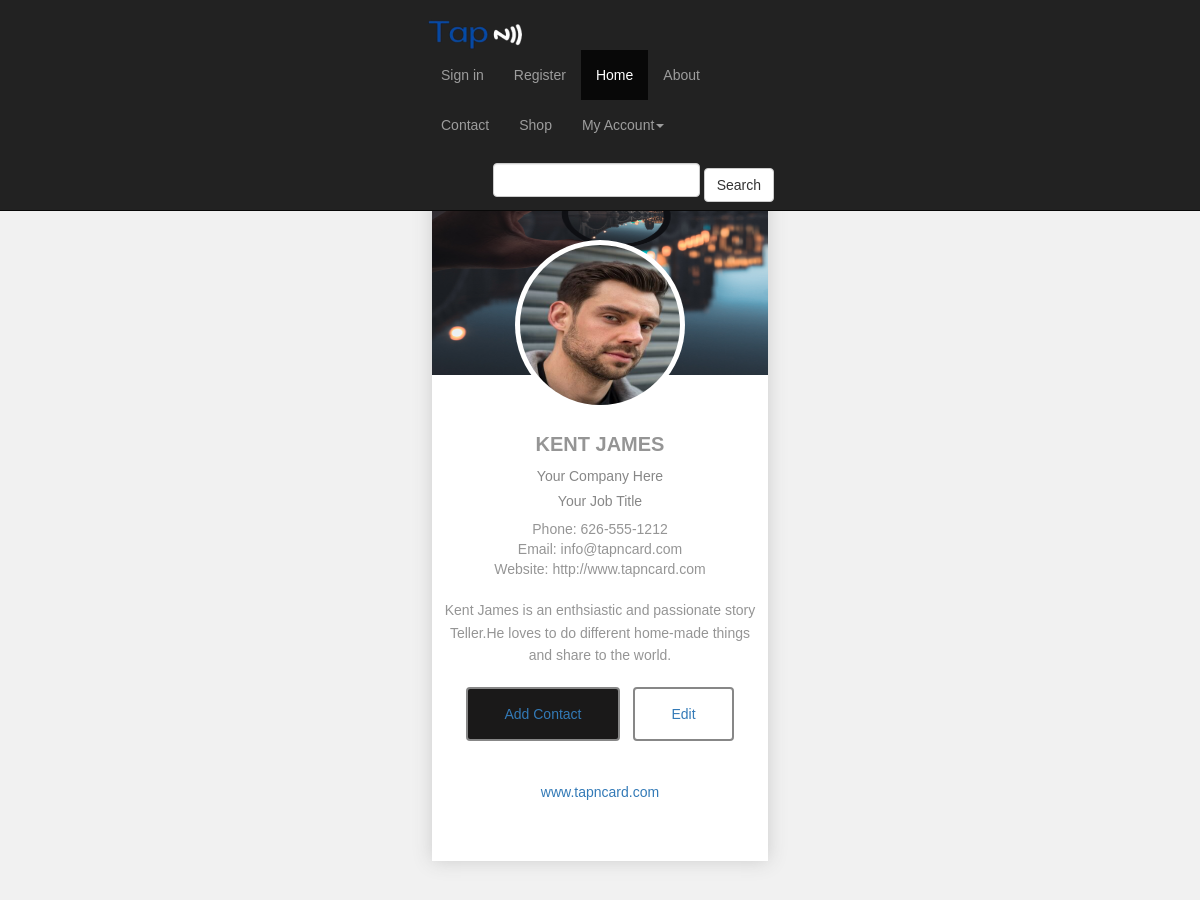
/profile/1 (upper part), run on an earlier commit of the app's database.
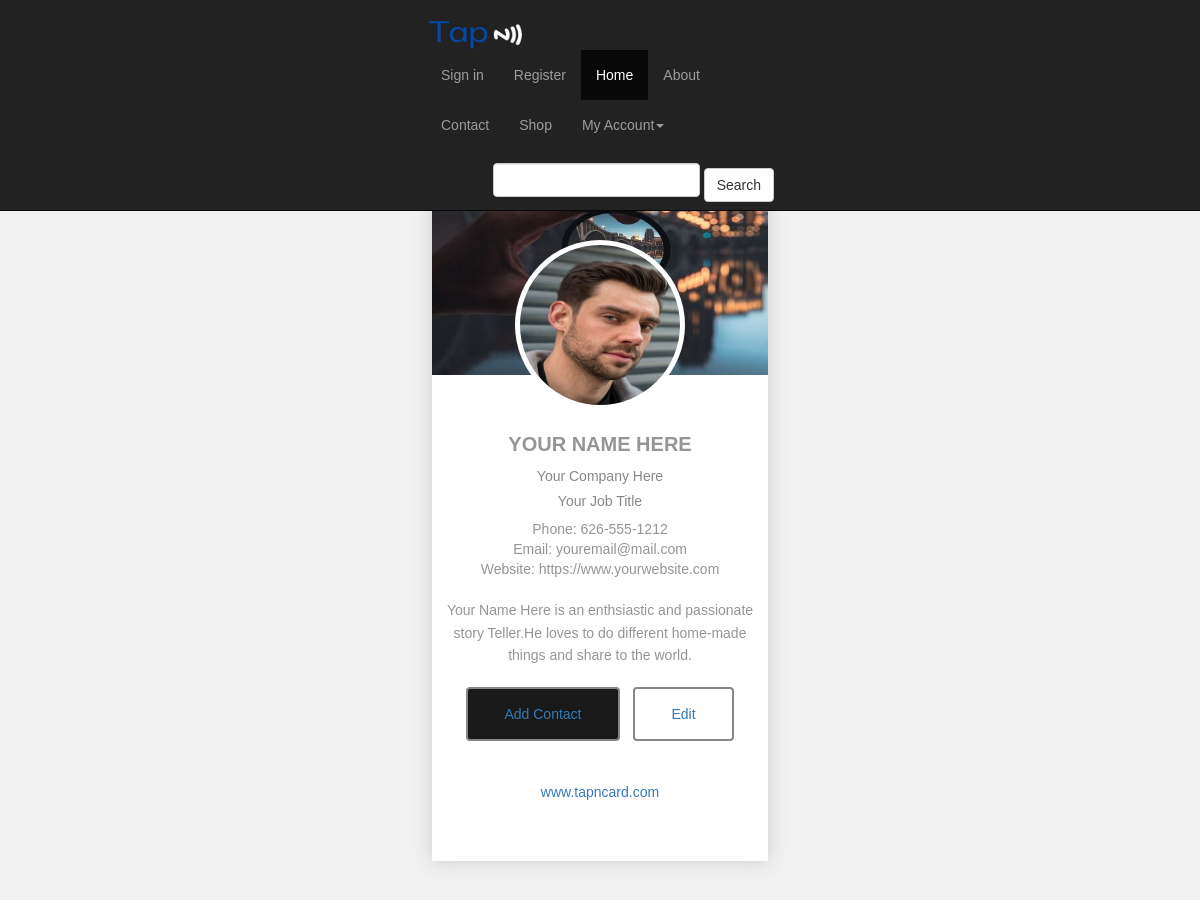
And on a later commit of the database.
### main/models.py (models this page shows, shortened)
class Post(models.Model):
    user = models.OneToOneField(User, on_delete=models.CASCADE)
    username = models.CharField(max_length=50, blank=True, default='@')
    card_number = models.CharField(max_length=50, blank=True, default=14)
    background_banner = models.ImageField(null=True, blank=True, upload_to='images/profile')
    background_color = models.CharField(max_length=20, blank=True, null=True)
    profile_picture = models.ImageField(null=True, blank=True, upload_to='images/profile',)
    full_name = models.CharField(max_length=100, blank=False)
    business = models.CharField(max_length=100, blank=False)
    phone_number = models.CharField(max_length=20, blank=True)
    email_address = models.EmailField(max_length=100, blank=True)
    website = models.URLField(blank=True)
    job_title = models.CharField(max_length=100, blank=True)
    facebook = models.URLField(blank=True)
    instagram = models.URLField(blank=True)
    tiktok = models.URLField(blank=True)
    twitter = models.URLField(blank=True)
    linkedin = models.URLField(blank=True)
    paypal = models.URLField(blank=True)
    cashapp = models.URLField(blank=True)
    snap = models.URLField(blank=True)
    discord = models.URLField(blank=True)
    twitch = models.URLField(blank=True)
    spotify = models.URLField(blank=True)
    apple_music = models.URLField(blank=True)
    sound_cloud = models.URLField(blank=True)

### main/views.py (the view, shortened to what this page needs)
# urls.py: path('profile/<int:pk>', ProfileView.as_view(), name='profile'),
class ProfileView(DetailView):
    model = Post
    template_name = 'profile.html'
    def get(self, request, *args, **kwargs):
        self.object = self.get_object()
        context = self.get_context_data(object=self.object)
        if 'download_vcard' in request.GET:
            return self.generate_vcard(context['post'])
        if 'download_qrcode' in request.GET:
            profile_url = request.build_absolute_uri(self.object.get_absolute_url())
            return self.generate_qrcode(profile_url)
        return self.render_to_response(context)

### main/templates/profile.html (shortened to what this page needs)
{% extends 'base.html'  %}
{% block content %}
<div class="container">
<a href="{% url 'home' %}"><span>Back</span></a>
</div>
<div class="container">
<div class="wrapper">
      <div class="profile-card">
          <div class="background_banner">
              <img src="{{post.background_banner.url}}" alt="" style="height: 300px; width: 24em;">
          </div>
          <div class="profile-body">
                <div class="author-img">
                    <img src="{{post.profile_picture.url}}" alt="">
                </div>
                <div class="name">{{post.full_name}}</div>
                    <h5>{{post.business}}</h5>
                    <h5>{{post.job_title}}</h5>
                    <span>Phone: {{post.phone_number}}</span><br>
                    <span>Email: {{post.email_address}}</span><br>
                    <span>Website: {{post.website}}</span><br>
                <div class="intro">
                   <p>{{post.full_name}} is an enthsiastic and passionate story
                       Teller.He loves to do different
                        home-made things and share to the world.</p>
                   <button class="msg-btn"> <a href="?download_vcard=True">Add Contact</a></button>
                   <button class="follow-btn"><a href="{% url 'edit' post.pk %}">Edit</a></button>
                   <a href="">www.tapncard.com</a>
                   <br><br>
                </div>
            </div>
        </div>
    </div>
  <br>
  <br>
  <br>
  <br>
  <br>
  <br>
  <br>
  <br>
  <br>
  <br>
  <br>
  <br>
  <br>
      </div>
  <br>
  <br>
  <br>
  <br>
  <br>
  <br>
  {% endblock  %}

What changed in the data, as far as the page shows it:
changed Post "Your Company Here": background_banner: a different picture; full_name "KENT JAMES" → "YOUR NAME HERE"; email_address "info@tapncard.com" → "youremail@mail.com"; website "http://www.tapncard.com" → "https://www.yourwebsite.com"; full_name "Kent James" → "Your Name Here"
